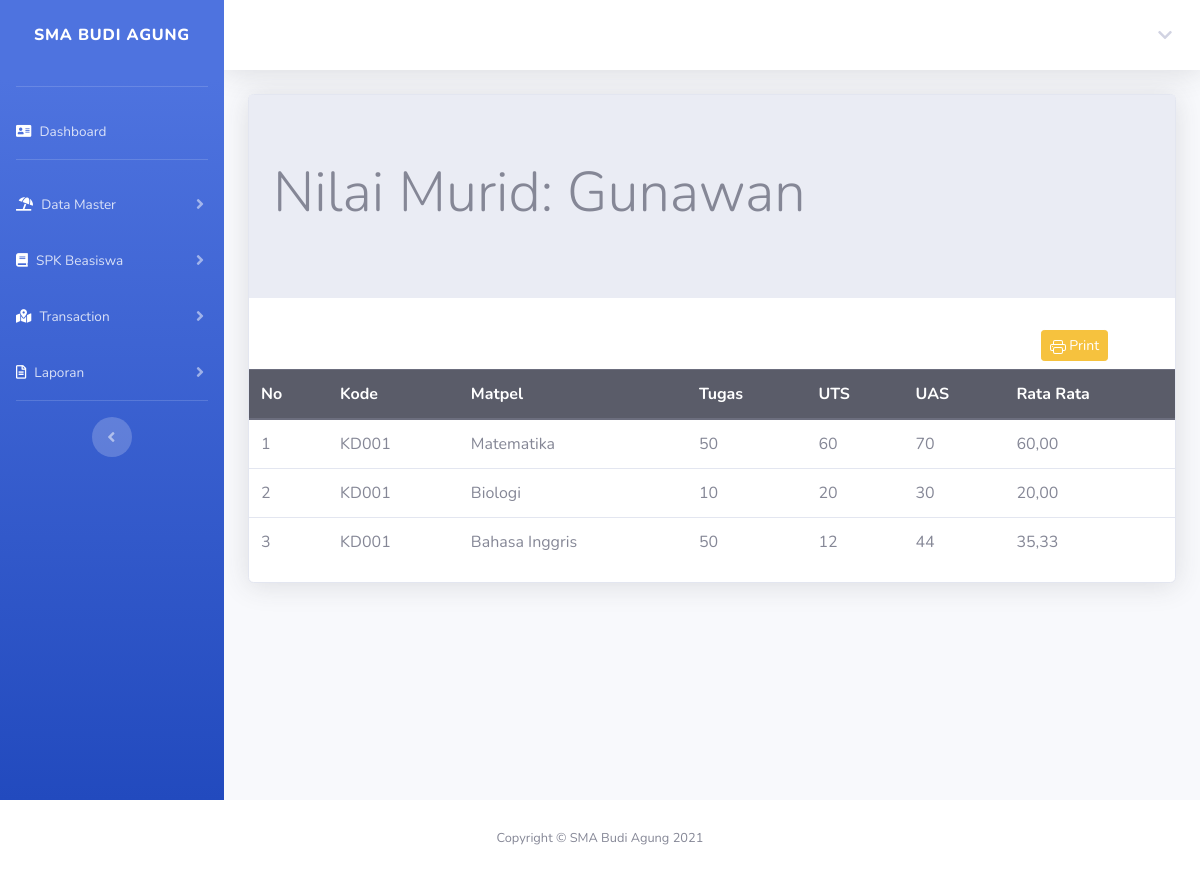
/nilaiKelasSiswa.php?kelas=KD001&siswa=KS004 (signed in), run on the app's committed database.
### tables this page shows
CREATE TABLE `siswa` (
  `id` int(11) NOT NULL,
  `kode_siswa` varchar(10) NOT NULL,
  `nama_siswa` varchar(100) NOT NULL,
  `notelp_siswa` varchar(20) NOT NULL,
  `alamat_siswa` varchar(100) NOT NULL,
  `email_siswa` varchar(100) NOT NULL
);

CREATE TABLE `nilai` (
  `id` int(11) NOT NULL,
  `kode_kelas` varchar(100) NOT NULL,
  `kode_siswa` varchar(100) NOT NULL,
  `kodematpel` varchar(15) NOT NULL,
  `matpel` varchar(100) NOT NULL,
  `tugas` int(100) NOT NULL,
  `uts` int(100) NOT NULL,
  `uas` int(100) NOT NULL
);

### nilaiKelasSiswa.php (the view, shortened to what this page needs)
<!DOCTYPE html>
<?php
include "includes/config.php";
if ($_SESSION['role'] == "siswa") {
    $kode_siswa = $_SESSION['kodeuser'];
    $qKelas = mysqli_query($connection, "SELECT * FROM kelasdetail where kode_siswa='$kode_siswa'");
    $resKelas = mysqli_fetch_assoc($qKelas);
    $kode_kelas = $resKelas['kode_kelas'];
    $q = mysqli_query($connection, "SELECT * FROM nilai where kelas='$kode_kelas' and siswa='$kode_siswa'");
    $q1 = mysqli_query($connection, "SELECT nama_siswa from siswa where kode_siswa='$kode_siswa'");
    $nama_siswa = mysqli_fetch_row($q1);
} else {
    $kode_kelas = $_GET['kelas'];
    $kode_siswa = $_GET['siswa'];
    $q = mysqli_query($connection, "SELECT * FROM nilai join siswa on nilai.kode_siswa = siswa.kode_siswa where kode_kelas='$kode_kelas' and nilai.kode_siswa='$kode_siswa'");
    $q1 = mysqli_query($connection, "SELECT nama_siswa from siswa where kode_siswa='$kode_siswa'");
    $nama_siswa = mysqli_fetch_row($q1);
}
?>
<html lang="en">
<head>
    <link rel="stylesheet" type="text/css" href="css/bootstrap.min.css">
</head>
<?php include "header.php"; ?>
<div class="container-fluid">
    <div class="card shadow mb-4">
        <body>
            <div class="jumbotron jumbotron-fluid">
                <div class="container">
                    <h1 class="display-4">Nilai Murid: <?= $nama_siswa[0] ?> </h1>
                </div>
            </div>
            <div class="row">
                <div class="col-md-2">
                </div>
                <div class="col-md-2">
                </div>
                <div class="col-md-2">
                </div>
                <div class="col-md-2">
                </div>
                <div class="col-md-2">
                </div>
                <div class="col-xl-2 mb-2">
                    <?php if ($_SESSION['kodeuser'] != "siswa") : ?>
                        <a href="printNilaiKelas.php?kelas=<?php echo $kode_kelas ?>&siswa=<?= $kode_siswa ?>" class="btn btn-warning btn-sm" title="Print">
                             Print
                        </a>
                    <?php endif; ?>
                </div>
            </div>
            <table class="table table success">
                <thead class="thead-dark">
                    <tr>
                        <th>No</th>
                        <th>Kode</th>
                        <th>Matpel</th>
                        <th>Tugas</th>
                        <th>UTS</th>
                        <th>UAS</th>
                        <th>Rata Rata</th>
                    </tr>
                </thead>
                <tbody>
                    <?php
                    $nomor = 1;
                    while ($row = mysqli_fetch_assoc($q)) {
                    ?>
                        <tr>
                            <td><?php echo $nomor; ?></td>
                            <td><?php echo $row['kode_kelas']; ?></td>
                            <td><?php echo $row['matpel']; ?></td>
                            <td><?php echo $row['tugas']; ?></td>
                            <td><?php echo $row['uts']; ?></td>
                            <td><?php echo $row['uas']; ?></td>
                            <td><?php echo number_format((($row['uas'] + $row['uts'] + $row['tugas']) / 3), 2, ","); ?></td>
                        </tr>
                        <?php $nomor = $nomor + 1; ?>
                    <?php } ?>
                </tbody>
            </table>
    </div>
    </body>
<?php include "footer.php"; ?>
</html>

### data on the page
siswa: nama_siswa "Gunawan"
nilai: kode_kelas "KD001", matpel "Matematika", tugas "50", uts "60", uas "70", ($row['uas'] + $row['uts'] + $row['tugas']) / 3 "60,00"
nilai: kode_kelas "KD001", matpel "Biologi", tugas "10", uts "20", uas "30", ($row['uas'] + $row['uts'] + $row['tugas']) / 3 "20,00"
nilai: kode_kelas "KD001", matpel "Bahasa Inggris", tugas "50", uts "12", uas "44", ($row['uas'] + $row['uts'] + $row['tugas']) / 3 "35,33"
